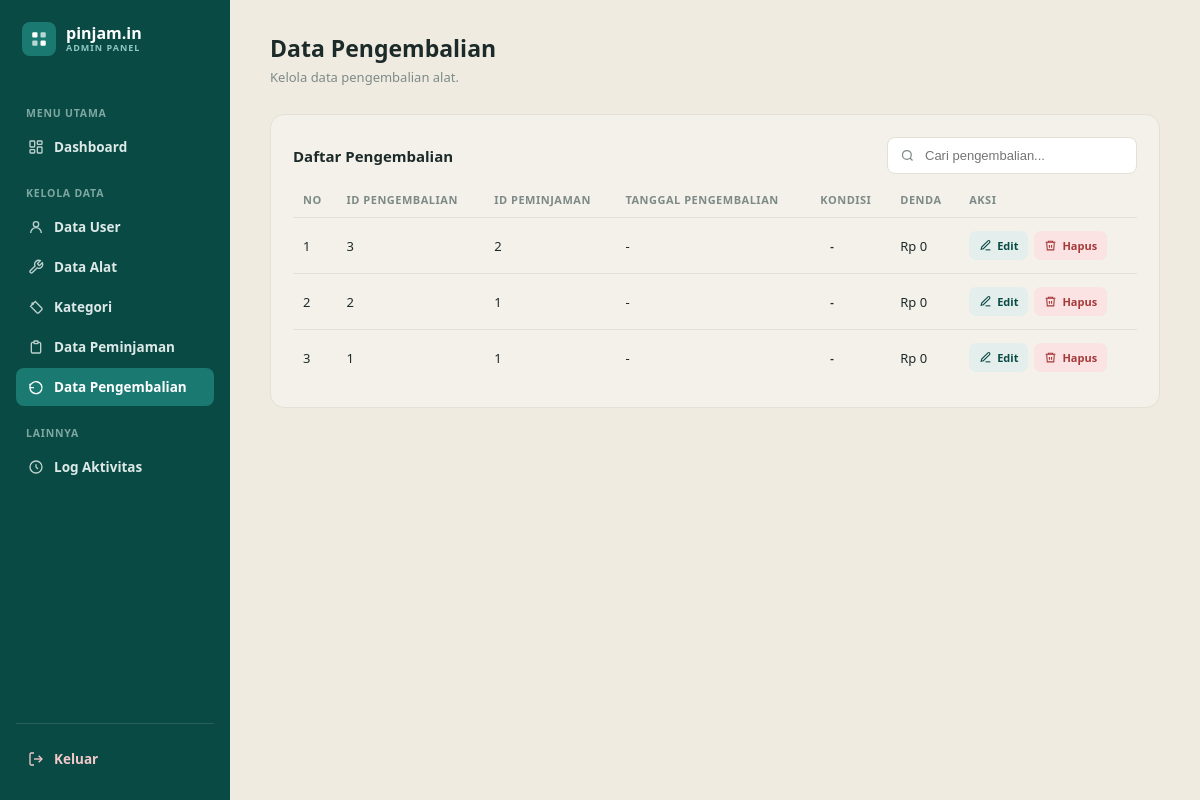
/View/v_pengembalian.php (signed in), run on an earlier commit of the app's database.
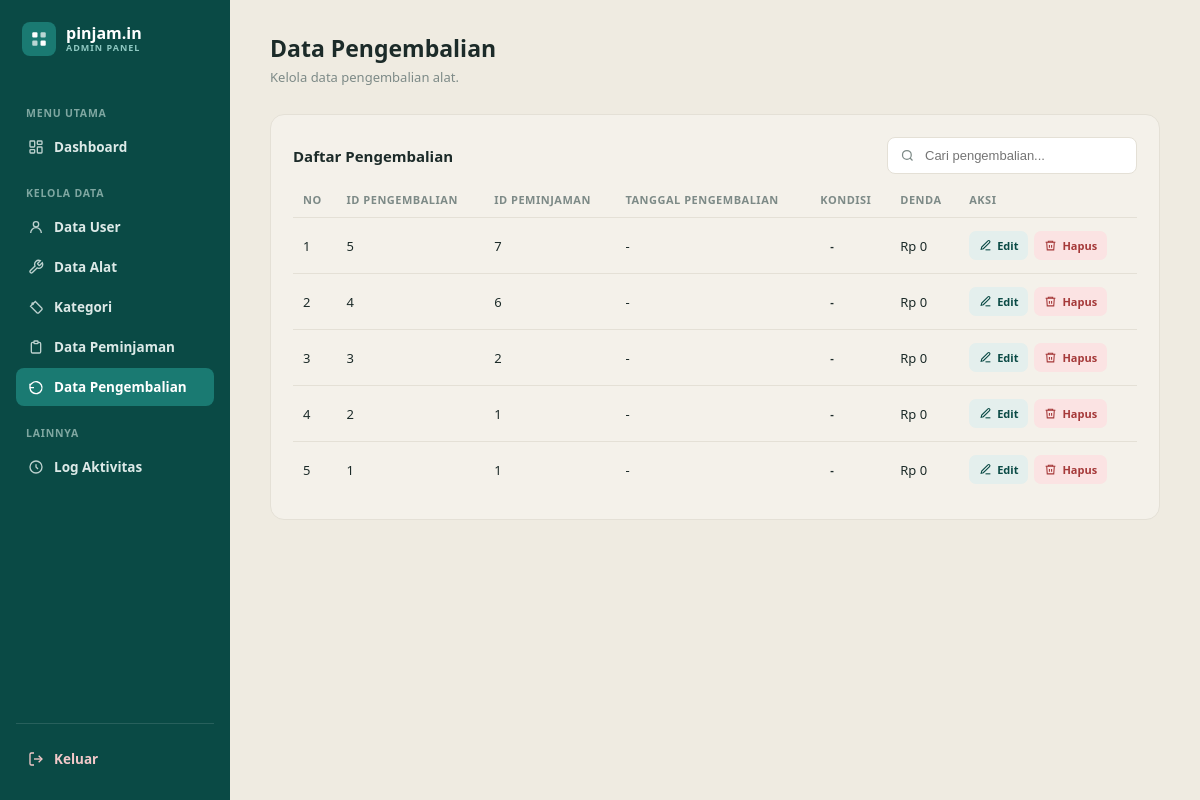
And on a later commit of the database.
### tables this page shows
CREATE TABLE `pengembalian` (
  `id_pengembalian` int(11) NOT NULL,
  `id_detail` int(11) NOT NULL,
  `tanggal_kembali` date NOT NULL,
  `kondisi_kembali` varchar(50) DEFAULT NULL,
  `denda` decimal(10,2) NOT NULL DEFAULT 0.00,
  `keterangan` text DEFAULT NULL,
  `status_bayar` enum('belum_bayar','lunas') NOT NULL DEFAULT 'belum_bayar'
);

CREATE TABLE `detail_peminjaman` (
  `id_detail` int(11) NOT NULL,
  `id_peminjaman` int(11) NOT NULL,
  `id_alat` int(11) NOT NULL,
  `jumlah` int(11) NOT NULL DEFAULT 1,
  `kondisi_keluar` varchar(50) DEFAULT NULL
);

### Model/m_koneksi.php (called while the page is built, shortened)
<?php
class koneksi {
    private $host = "localhost";
    private $username = "root";
    private $pass = "";
    private $db = "pinjamin_electronic";
    function __construct()
    {
        $this->koneksi = mysqli_connect($this->host, $this->username, $this->pass, $this->db);
    }
}
?>

### Model/m_pengembalian.php (called while the page is built, shortened)
<?php
require_once __DIR__ . "/m_koneksi.php";
class m_pengembalian
{
    private $db;
    public function __construct()
    {
        $koneksi = new koneksi();
        $this->db = $koneksi->koneksi;
    }
    public function tampil_data()
    {
        $sql = "SELECT
                    pg.*,
                    dp.id_peminjaman,
                    dp.id_alat,
                    dp.jumlah,
                    a.nama_alat,
                    p.tanggal_kembali_rencana,
                    p.tanggal_pengajuan
                FROM pengembalian pg
                JOIN detail_peminjaman dp
                    ON pg.id_detail = dp.id_detail
                JOIN alat a
                    ON dp.id_alat = a.id_alat
                JOIN peminjaman p
                    ON dp.id_peminjaman = p.id_peminjaman
                ORDER BY pg.id_pengembalian DESC";
        $result = mysqli_query($this->db, $sql);
        return mysqli_fetch_all($result, MYSQLI_ASSOC);
    }
}
?>

### View/v_pengembalian.php (the view, shortened to what the changed rows need)
<?php
include_once __DIR__ . '/../Model/m_koneksi.php';
include_once __DIR__ . '/../Model/m_pengembalian.php';
$model = new m_pengembalian();
$dataPengembalian = $model->tampil_data();
function e_pengembalian($value) {
    return htmlspecialchars((string)($value ?? '-'), ENT_QUOTES, 'UTF-8');
}
?>
<!DOCTYPE html>
<html lang="id">
<head>
</head>
<body>
<div class="layout">
<main class="main">
    <div class="topbar">
        <div>
            <h1>Data Pengembalian</h1>
        </div>
    </div>
    <div class="panel">
        <div class="panel-header">
            <h2 class="panel-title">Daftar Pengembalian</h2>
        </div>
        <div class="table-wrapper">
            <table id="tabelPengembalian">
                <thead>
                    <tr>
                        <th>No</th>
                        <th>ID Pengembalian</th>
                        <th>ID Peminjaman</th>
                        <th>Tanggal Pengembalian</th>
                        <th>Kondisi</th>
                        <th>Denda</th>
                        <th>Aksi</th>
                    </tr>
                </thead>
                <tbody>
                <?php
                $no = 1;
                if (!empty($dataPengembalian)):
                    foreach ($dataPengembalian as $pengembalian):
                        $idPengembalian = $pengembalian['id_pengembalian'] ?? '';
                        $kondisi = strtolower(trim((string)($pengembalian['kondisi'] ?? '')));
                ?>
                    <tr>
                        <td><?= $no++ ?></td>
                        <td>
                            <?= e_pengembalian($pengembalian['id_pengembalian'] ?? '-') ?>
                        </td>
                        <td>
                            <?= e_pengembalian($pengembalian['id_peminjaman'] ?? '-') ?>
                        </td>
                        <td>
                            <?= e_pengembalian($pengembalian['tanggal_pengembalian'] ?? '-') ?>
                        </td>
                        <td>
                            <?php if ($kondisi === 'baik'): ?>
                                <span class="badge badge-baik">Baik</span>
                            <?php elseif (in_array($kondisi, ['rusak', 'rusak_ringan', 'rusak_berat'], true)): ?>
                                <span class="badge badge-rusak">
                                    <?= e_pengembalian($pengembalian['kondisi']) ?>
                                </span>
                            <?php elseif ($kondisi === 'hilang'): ?>
                                <span class="badge badge-hilang">Hilang</span>
                            <?php else: ?>
                                <span class="badge">
                                    <?= e_pengembalian($pengembalian['kondisi'] ?? '-') ?>
                                </span>
                            <?php endif; ?>
                        </td>
                        <td>
                            Rp <?= number_format((float)($pengembalian['denda'] ?? 0), 0, ',', '.') ?>
                        </td>
                        <td>
                            <div class="action">
                                <a
                                    href="/Pinjaminn/View/v_edit_pengembalian.php?id=<?= urlencode((string)$idPengembalian) ?>"
                                    class="btn-edit"
                                >
                                    <svg viewBox="0 0 24 24" fill="none" stroke="currentColor" stroke-width="2">
                                        <path d="M12 20h9"/>
                                        <path d="M16.5 3.5a2.1 2.1 0 0 1 3 3L8 18l-4 1 1-4Z"/>
                                    </svg>
                                    Edit
                                </a>
                                <a
                                    href="/Pinjaminn/Controller/c_pengembalian.php?aksi=hapus&id=<?= urlencode((string)$idPengembalian) ?>"
                                    class="btn-delete"
                                    onclick="return confirm('Yakin ingin menghapus data pengembalian ini?')"
                                >
                                    <svg viewBox="0 0 24 24" fill="none" stroke="currentColor" stroke-width="2">
                                        <path d="M3 6h18"/>
                                        <path d="M8 6V4h8v2"/>
                                        <path d="M19 6l-1 14H6L5 6"/>
                                        <path d="M10 11v5"/>
                                        <path d="M14 11v5"/>
                                    </svg>
                                    Hapus
                                </a>
                            </div>
                        </td>
                    </tr>
                <?php
                    endforeach;
                else:
                ?>
                    <tr class="empty-row">
                        <td colspan="7">Belum ada data pengembalian.</td>
                    </tr>
                <?php endif; ?>
                </tbody>
            </table>
        </div>
    </div>
</main>
</div>
</body>
</html>

What changed in the data, as far as the page shows it:
added pengembalian: id_pengembalian "5", id_detail.id_peminjaman "7", tanggal_pengembalian "-", kondisi "-", denda "0"
added pengembalian: id_pengembalian "4", id_detail.id_peminjaman "6", tanggal_pengembalian "-", kondisi "-", denda "0"
